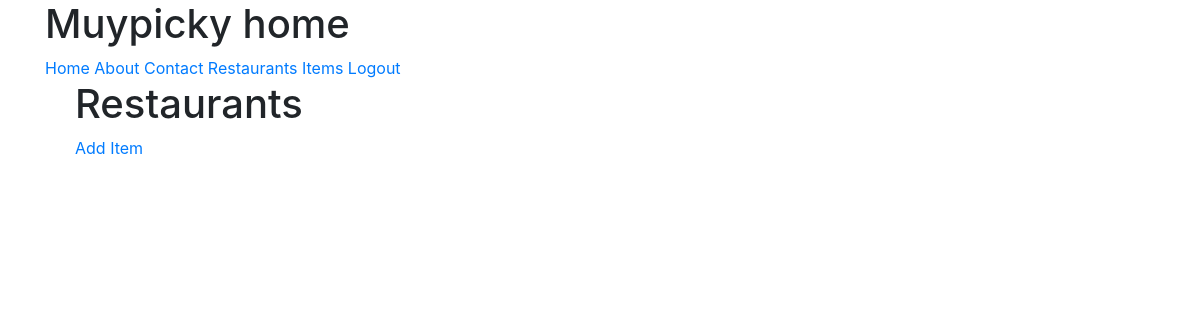
/restaurants/ (signed in), run on an earlier commit of the app's database.
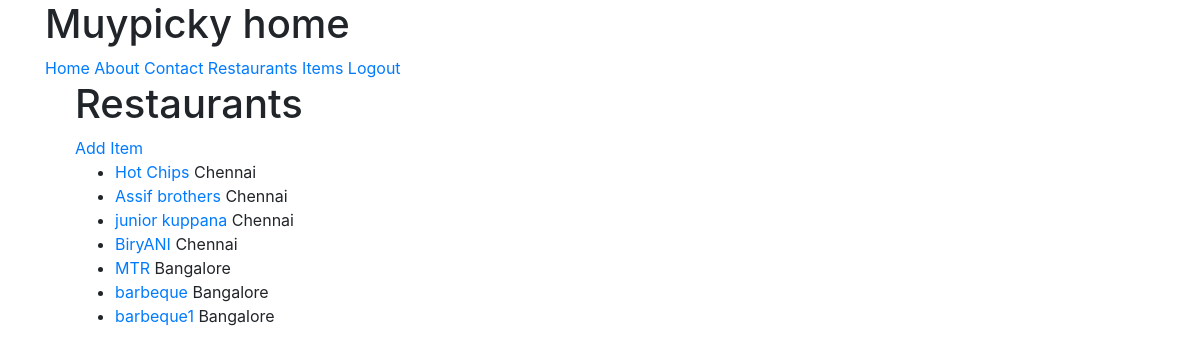
And on a later commit of the database.
### restaurants/models.py (models this page shows, shortened)
class RestaurantLocation(models.Model):
	owner 		= models.ForeignKey(User)
	name		= models.CharField(max_length=120)
	location 	= models.CharField(max_length=120, null=True, blank=True)
	category	= models.CharField(max_length=120, null=True, blank=False)
	timestamp 	= models.DateTimeField(auto_now_add=True)
	updated 	= models.DateTimeField(auto_now=True)
	slug		= models.SlugField(null=True,blank=True)
	objects 	=	RestaurantLocationManager()
	def get_absolute_url(self):
		return reverse("restaurants:edit", kwargs = { "slug":self.slug})

### restaurants/views.py (the view)
class RestaurantView(LoginRequiredMixin, ListView):
	template_name = "restaurants/restaurants_list.html"
	def get_queryset(self):
		return RestaurantLocation.objects.filter(owner = self.request.user )

### restaurants/models.py (called while the page is built)
	def get_queryset(self):
		return RestaurantLocationQuerySet(self.model,using=self._db)

### restaurants/templates/restaurants/restaurants_list.html (shortened to what this page needs)
{% extends "base.html" %}
{% block content %}
<h1> Restaurants </h1>
<a href="{% url 'restaurants:create' %}" > Add Item </a>
<ul>
	{% for obj in object_list %}
 		<li> <a href="{{ obj.get_absolute_url }}">{{ obj.name }}</a>  {{ obj.location }} </li>
	{% endfor %}
</ul>
{% endblock %}

What changed in the data, as far as the page shows it:
now on this page (row edited): RestaurantLocation: name "Hot Chips", location "Chennai"
now on this page (row edited): RestaurantLocation: name "Assif brothers", location "Chennai"
now on this page (row edited): RestaurantLocation: name "junior kuppana", location "Chennai"
now on this page (row edited): RestaurantLocation: name "BiryANI", location "Chennai"
now on this page (row edited): RestaurantLocation: name "MTR", location "Bangalore"
now on this page (row edited): RestaurantLocation: name "barbeque", location "Bangalore"
now on this page (row edited): RestaurantLocation: name "barbeque1", location "Bangalore"
